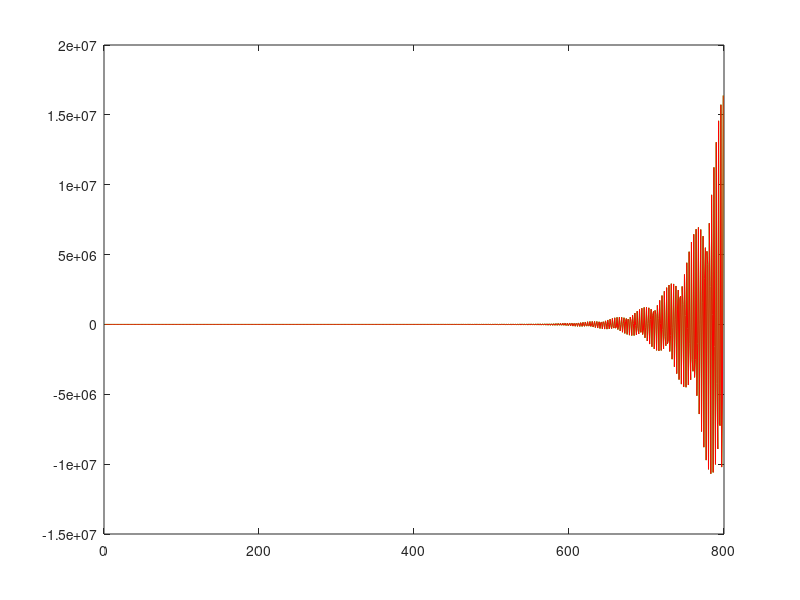

Source code (MATLAB): (Note: this script raises an error after producing the figure.)
%%%%%%%%%%%%%%%%%%%%%%%%%%%%%%%%%%%%%%%%%%%%%%%%%%%%%%%  
% Universidade Federal do Piauí                       %
% Campus Ministro Petronio Portela                    %
% Copyright 2022 -José Borges do Carmo Neto-          %
% @author José Borges do Carmo Neto                   %
% @email jose.borges90@hotmail.com                    %
% Closed loop model                                   %
%                                                     %
%  -- Version: 1.0  - 25/09/2022                      %
%%%%%%%%%%%%%%%%%%%%%%%%%%%%%%%%%%%%%%%%%%%%%%%%%%%%%%%

npts = 799;

for t=1:npts,
    yest(t)=0;
    u(t)= 0;
    ref(t) = 0.3;
end;



a1 = -0.955255265000912
a2 = -0.029363939258160
b1 = 0.026243849901936
b2 = 0.274777441417530



for t=5:npts,
    
    
    
    yest(t) = -a1*yest(t-3)-a2*yest(t-4)+b1*u(t-3)+b2*u(t-4);
    erro(t)= ref(t) - yest(t);
    u(t) = erro(t);
    
    
    
end;

plot(yest,'g');
hold on;
%plot(u, 'r');
folderName = 'model-closed-loop';

%%
err = yest
plot(err, 'r');

plot(y,'g');
hold on;
plot(yy, 'r');
plot(ee, 'r');

%%
trail = ['./results/',folderName];
if (~exist(trail)) mkdir(trail);end   
%save([trail, '/y.dat'],'y', '-ascii')
%save ([trail, '/u.dat'], 'u', '-ascii')
save ([trail, '/teta.dat'], 'teta', '-ascii')

    



   
   